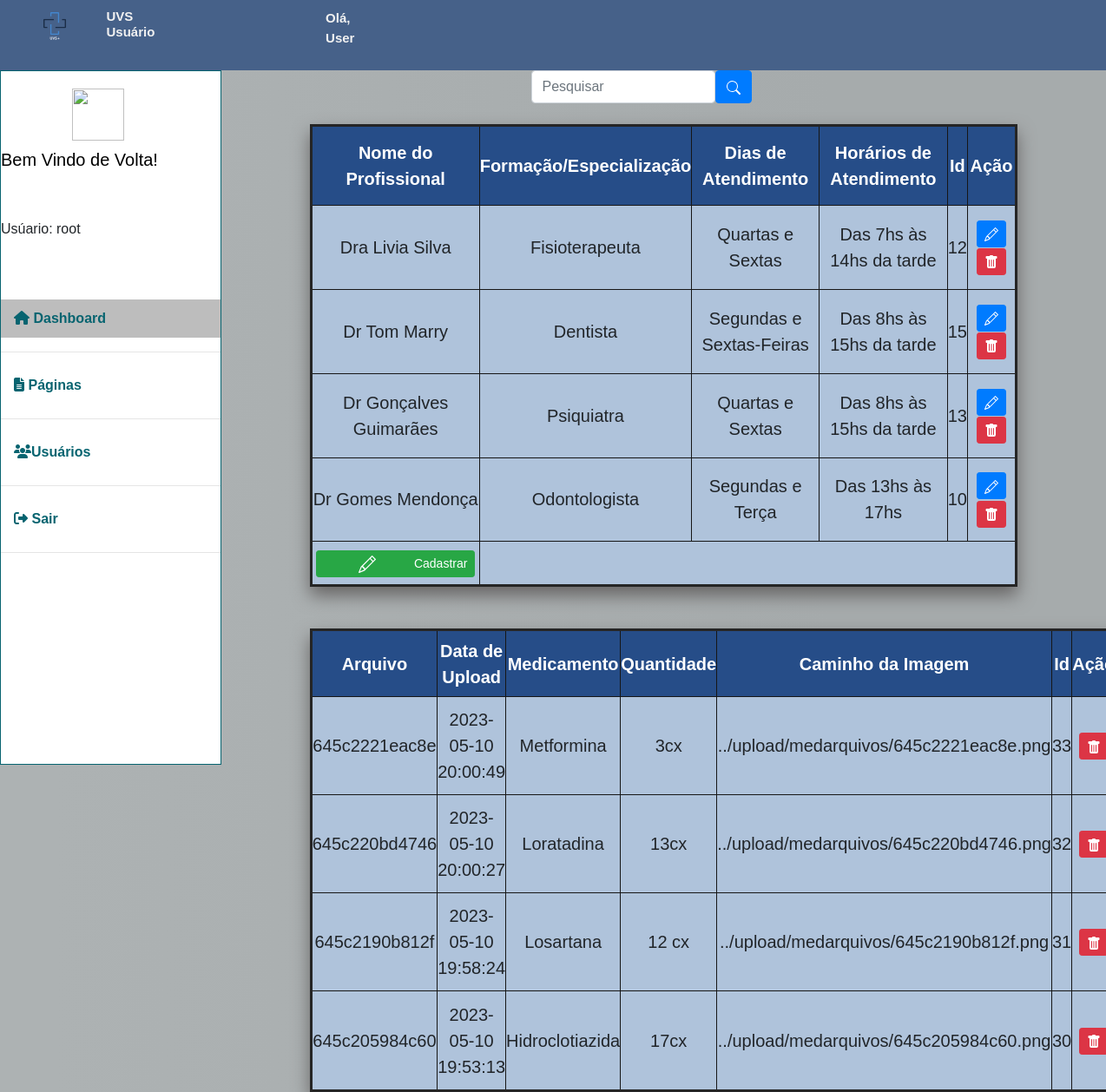
The page /admin_pages/tabelas.php on the database as committed earlier.
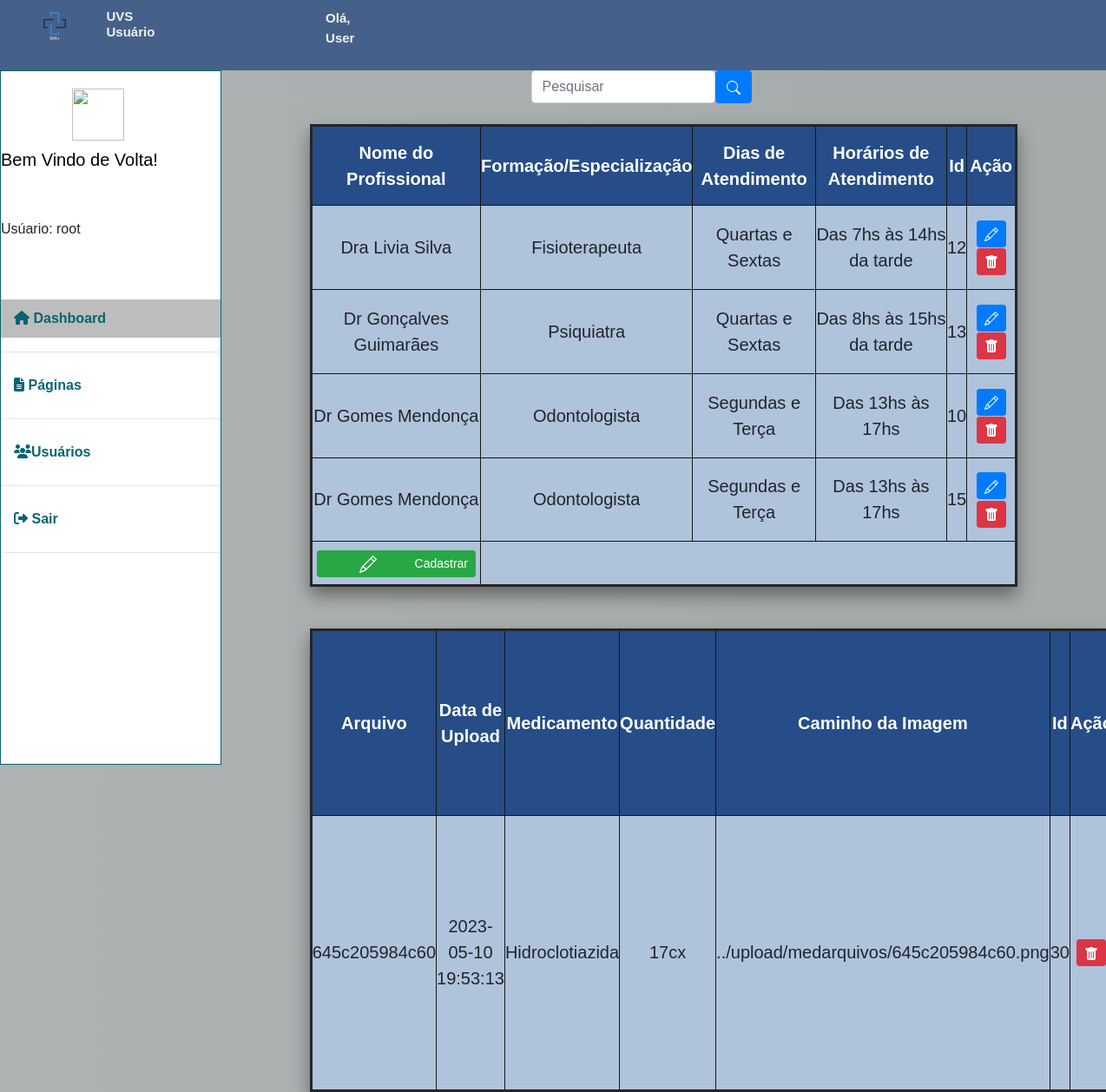
The same page on the database as committed later.
### tables this page shows
CREATE TABLE `tbmedicos` (
  `profissional` varchar(100) NOT NULL,
  `formacao` varchar(100) NOT NULL,
  `dias` varchar(100) NOT NULL,
  `horarios` varchar(100) NOT NULL,
  `Id` int(11) NOT NULL
);

CREATE TABLE `tbmedicamentos` (
  `ID` int(11) NOT NULL,
  `arquivo` varchar(255) NOT NULL,
  `data_upload` datetime NOT NULL,
  `nome` varchar(100) DEFAULT NULL,
  `quant` varchar(100) DEFAULT NULL,
  `caminho` varchar(100) DEFAULT NULL
);

### admin_pages/tabelas.php (the view, shortened to what the changed rows need)
<?php
  include_once('../banco/dbconnect.php');
  if(!empty($_GET['search']))
{
  $data = $_GET['search'];
  $data_1 = $_GET['search'];
  $sql = "SELECT * FROM tbmedicamentos WHERE  id LIKE '%$data%' or arquivo LIKE '%$data%' or  data_upload LIKE '%$data%' or nome LIKE '%$data%' or quant LIKE '%$data%' or caminho LIKE '%$data%' ORDER BY arquivo DESC";
  $sql2 = "SELECT * FROM tbmedicos WHERE Id LIKE '%$data_1%' or profissional LIKE '%$data_1%' or formacao LIKE '%$data_1%'  or dias LIKE '%$data_1%' or horarios LIKE '%$data_1%'  ORDER BY profissional DESC";
}
else
{
  $sql = "SELECT * FROM tbmedicamentos ORDER BY arquivo DESC";
  $sql2 = "SELECT * FROM tbmedicos ORDER BY profissional DESC";
}
$result = $conexao -> query($sql);
$result2 = $conexao -> query($sql2);
  ?>
<!DOCTYPE html>
<html lang="pt-br">
<head>
    <link rel="stylesheet" href="https://stackpath.bootstrapcdn.com/bootstrap/4.1.3/css/bootstrap.min.css">
    <link rel="stylesheet" href="../CSS/admin.css">
    <link rel="stylesheet" href="../CSS/conta.css">
    <link rel="stylesheet" href="../dist/ui/trumbowyg.min.css">
</head>
<body>
    <section class="main">
       <div class="principal">
<br>
<table class="tabela">
      <th class="tdDark">Nome do Profissional</th>
      <th class="tdDark">Formação/Especialização</th>
      <th class="tdDark">Dias de Atendimento</th>
      <th class="tdDark">Horários de Atendimento</th>
      <th class="tdDark">Id</th>
      <th class="tdDark">Ação</th>
       <?php
  while($user = mysqli_fetch_assoc($result2)) {
    echo "<tr>";
    echo "<td>".$user['profissional']."</td>";
    echo "<td>".$user['formacao']."</td>";
    echo "<td>".$user['dias']."</td>";
    echo "<td>".$user['horarios']."</td>";
    echo "<td>".$user['Id']."</td>";
    echo "<td>
            <a class='btn btn-sm btn-primary' href='../PHP/edit2.php?id=$user[Id]' title='Editar'>
            <svg xmlns='http://www.w3.org/2000/svg' width='16' height='16' fill='currentColor' class='bi bi-pencil' viewBox='0 0 16 16'>
                <path d='M12.146.146a.5.5 0 0 1 .708 0l3 3a.5.5 0 0 1 0 .708l-10 10a.5.5 0 0 1-.168.11l-5 2a.5.5 0 0 1-.65-.65l2-5a.5.5 0 0 1 .11-.168l10-10zM11.207 2.5 13.5 4.793 14.793 3.5 12.5 1.207 11.207 2.5zm1.586 3L10.5 3.207 4 9.707V10h.5a.5.5 0 0 1 .5.5v.5h.5a.5.5 0 0 1 .5.5v.5h.293l6.5-6.5zm-9.761 5.175-.106.106-1.528 3.821 3.821-1.528.106-.106A.5.5 0 0 1 5 12.5V12h-.5a.5.5 0 0 1-.5-.5V11h-.5a.5.5 0 0 1-.468-.325z'/>
            </svg>
            </a>
            <a  class='btn btn-sm btn-danger' href='../PHP/alterar.php?Id=$user[Id]' title='Deletar'>
                <svg xmlns='http://www.w3.org/2000/svg' width='16' height='16' fill='currentColor' class='bi bi-trash-fill' viewBox='0 0 16 16'>
                    <path d='M2.5 1a1 1 0 0 0-1 1v1a1 1 0 0 0 1 1H3v9a2 2 0 0 0 2 2h6a2 2 0 0 0 2-2V4h.5a1 1 0 0 0 1-1V2a1 1 0 0 0-1-1H10a1 1 0 0 0-1-1H7a1 1 0 0 0-1 1H2.5zm3 4a.5.5 0 0 1 .5.5v7a.5.5 0 0 1-1 0v-7a.5.5 0 0 1 .5-.5zM8 5a.5.5 0 0 1 .5.5v7a.5.5 0 0 1-1 0v-7A.5.5 0 0 1 8 5zm3 .5v7a.5.5 0 0 1-1 0v-7a.5.5 0 0 1 1 0z'/>
                </svg>
            </a>
            </td>";
        echo "</tr>";
       }
         ?>
          <th id="cad">
            <a  class='btn btn-sm btn-success'  href='../pages/cadmed.php' title='Cadastrar'>
                  Cadastrar
                 </a>
             </th>
</table>
<br><br>
<table class="tabela">
     <th class="tdDark">Arquivo</th>
     <th class="tdDark">Data de Upload</th>
     <th class="tdDark">Medicamento</th>
     <th class="tdDark">Quantidade</th>
     <th class="tdDark">Caminho da Imagem</th>
     <th class="tdDark">Id</th>
     <th class="tdDark">Ação</th>
     <?php
     while($user = mysqli_fetch_assoc($result)) {
      echo "<tr>";
      echo "<td>".$user['arquivo']."</td>";
      echo "<td>".$user['data_upload']."</td>";
      echo "<td>".$user['nome']."</td>";
      echo "<td>".$user['quant']."</td>";
      echo "<td>".$user['caminho']."</td>";
      echo "<td>".$user['ID']."</td>";
      echo "<td>
                <a  class='btn btn-sm btn-danger' href='../PHP/alterar.php?ID=$user[ID]' title='Deletar'>
                <svg xmlns='http://www.w3.org/2000/svg' width='16' height='16' fill='currentColor' class='bi bi-trash-fill' viewBox='0 0 16 16'>
                    <path d='M2.5 1a1 1 0 0 0-1 1v1a1 1 0 0 0 1 1H3v9a2 2 0 0 0 2 2h6a2 2 0 0 0 2-2V4h.5a1 1 0 0 0 1-1V2a1 1 0 0 0-1-1H10a1 1 0 0 0-1-1H7a1 1 0 0 0-1 1H2.5zm3 4a.5.5 0 0 1 .5.5v7a.5.5 0 0 1-1 0v-7a.5.5 0 0 1 .5-.5zM8 5a.5.5 0 0 1 .5.5v7a.5.5 0 0 1-1 0v-7A.5.5 0 0 1 8 5zm3 .5v7a.5.5 0 0 1-1 0v-7a.5.5 0 0 1 1 0z'/>
                </svg>
                </a>
                </td>";
     }
     ?>
</table>
</div>
</body>
</html>

Rows that differ between the two databases and show on the page:
removed tbmedicamentos: arquivo "645c2221eac8e", data_upload "2023-05-10 20:00:49", nome "Metformina", quant "3cx", caminho "../upload/medarquivos/645c2221eac8e.png", ID "33"
removed tbmedicamentos: arquivo "645c220bd4746", data_upload "2023-05-10 20:00:27", nome "Loratadina", quant "13cx", caminho "../upload/medarquivos/645c220bd4746.png", ID "32"
removed tbmedicamentos: arquivo "645c2190b812f", data_upload "2023-05-10 19:58:24", nome "Losartana", quant "12 cx", caminho "../upload/medarquivos/645c2190b812f.png", ID "31"
changed tbmedicos id 15: profissional "Dr Tom Marry" → "Dr Gomes Mendonça"; formacao "Dentista" → "Odontologista"; dias "Segundas e Sextas-Feiras" → "Segundas e Terça"; horarios "Das 8hs às 15hs da tarde" → "Das 13hs às 17hs"; moves down the list
